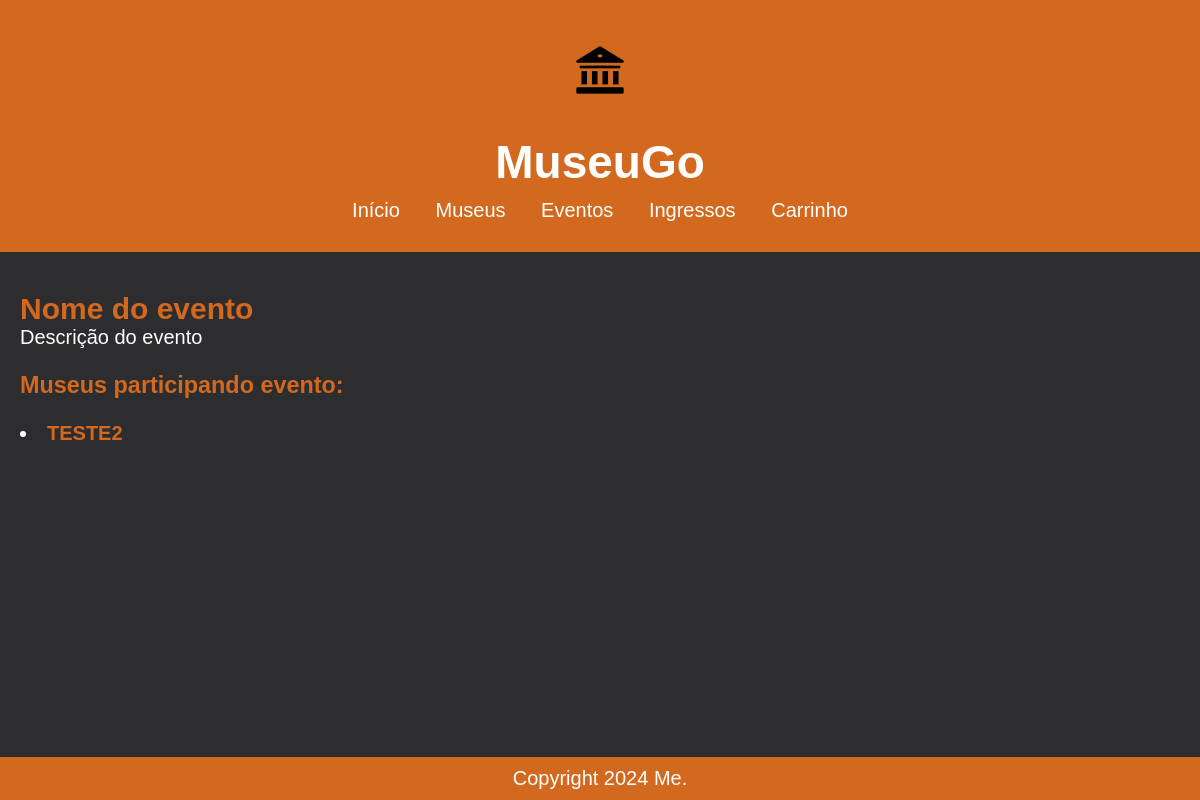
Page /posts/categories/1/ on the earlier database version.
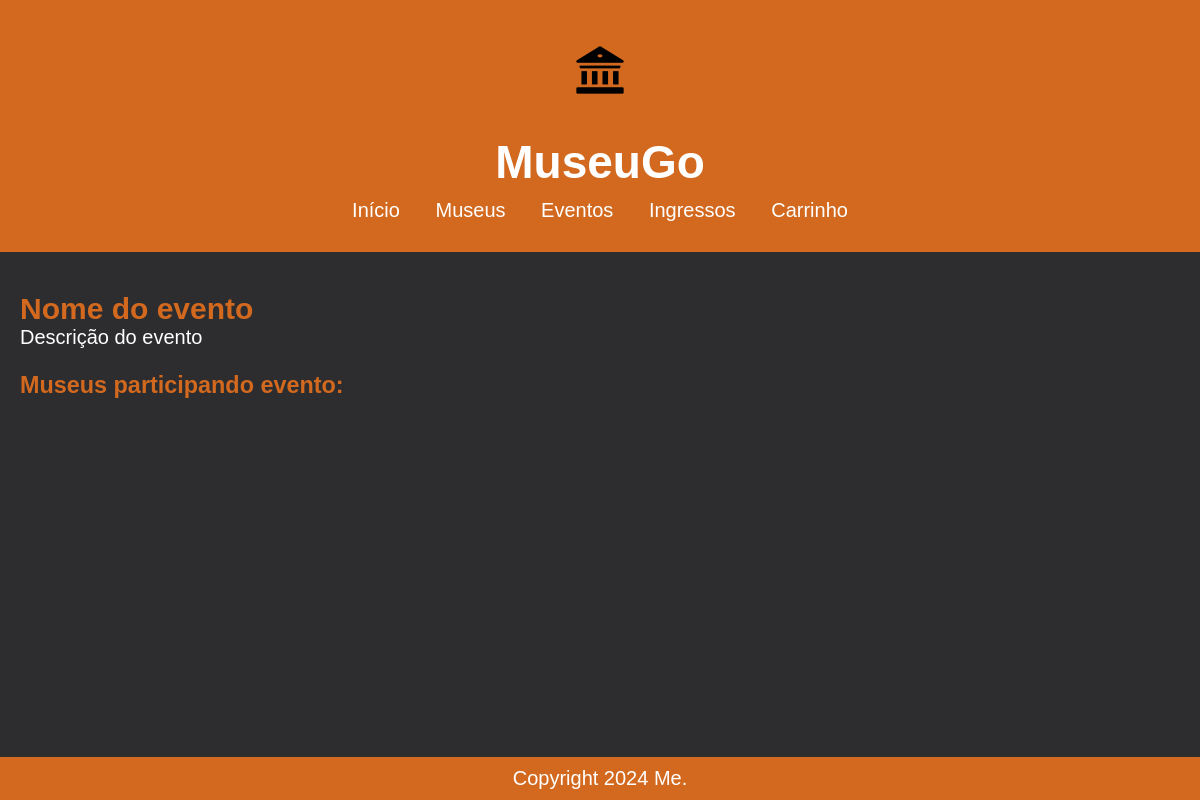
Same page on the later database version.
### post/models.py (models this page shows, shortened)
class Post(models.Model):
    title = models.CharField(max_length=200)
    content = models.TextField()
    created_date = models.DateTimeField(default=now)
    categories = models.ManyToManyField(Category, related_name='posts')
    location = models.TextField()
    image_url = models.CharField(max_length=255, blank=True, null=True)

### post/views.py (the view, shortened to what this page needs)
# urls.py: path('categories/<int:pk>/', CategoryDetailView.as_view(), name='category_detail'),
class CategoryDetailView(DetailView):
    model = Category
    template_name = 'post/category_detail.html'
    context_object_name = 'category'
    def get_context_data(self, **kwargs):
        context = super().get_context_data(**kwargs)
        context['posts'] = self.object.posts.all()
        return context

### post/templates/post/category_detail.html
{% extends 'base.html' %}
{% block content %}
<h2>{{ category.name }}</h2>
<p>{{ category.description }}</p> <br>
<h3>Museus participando evento:</h3> <br>
    {% for post in posts %}
        <li><a href="{% url 'post_detail' post.pk %}" class="post-title">{{ post.title }}</a></li>
    {% endfor %}
{% endblock %}

Differences in the rows shown:
removed Post: title "TESTE2"
